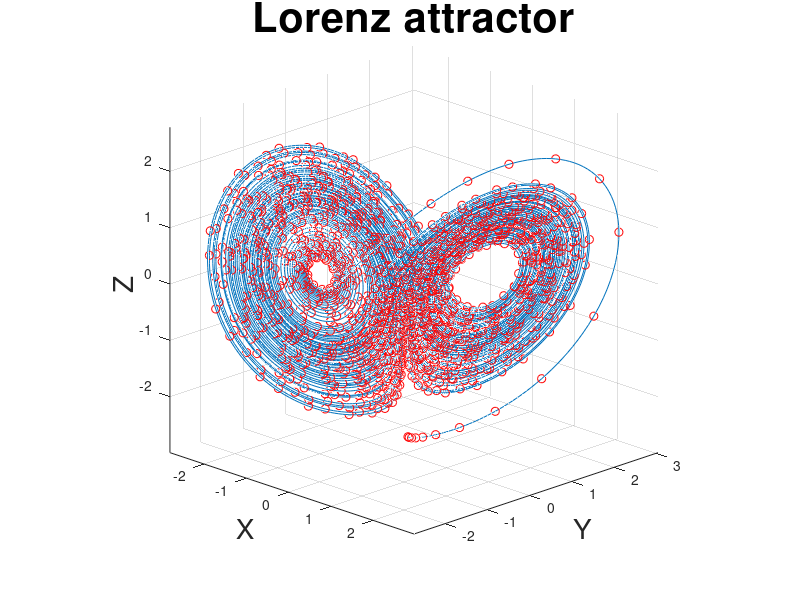

Here is the MATLAB script that generated this plot:
load Lorenz_full.mat;

n = 2000;
N = length(Lorenz_full);
dt = floor(N/n);

Lorenz_sparse = zeros(n,3);


for i = 1:n
    Lorenz_sparse(i,:) = Lorenz_full(1+(i-1)*dt,:);
end

 
plot3(Lorenz_full(:,1),Lorenz_full(:,2),Lorenz_full(:,3));
axis equal;
grid on;
title('Lorenz attractor','fontsize',30);
xlabel('X','fontsize',20); ylabel('Y','fontsize',20); zlabel('Z','fontsize',20);

hold on;

scatter3(Lorenz_sparse(:,1),Lorenz_sparse(:,2),Lorenz_sparse(:,3),'r');

view([1 -1 0.5]);
print(gcf,'-dpng','Lorenz.png');

save Lorenz_sparse.mat Lorenz_sparse;
